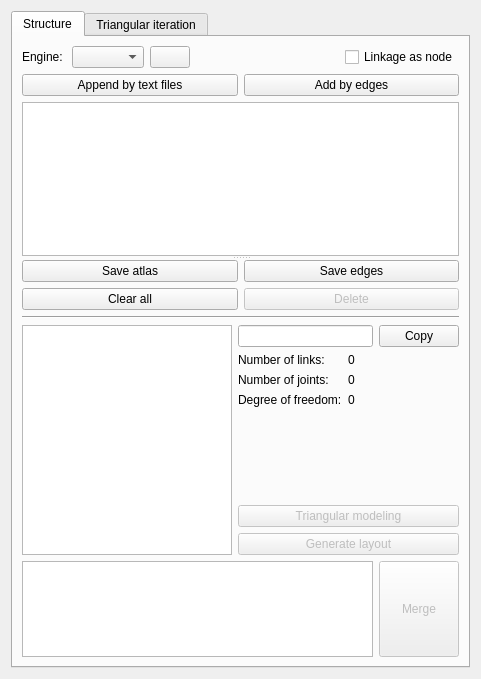
<?xml version="1.0" encoding="UTF-8"?>
<ui version="4.0">
 <class>Form</class>
 <widget class="QWidget" name="Form">
  <property name="geometry">
   <rect>
    <x>0</x>
    <y>0</y>
    <width>481</width>
    <height>679</height>
   </rect>
  </property>
  <property name="windowTitle">
   <string>Form</string>
  </property>
  <property name="windowIcon">
   <iconset resource="../../../icons.qrc">
    <normaloff>:/icons/collections.png</normaloff>:/icons/collections.png</iconset>
  </property>
  <layout class="QVBoxLayout" name="verticalLayout_5">
   <item>
    <widget class="QTabWidget" name="tabWidget">
     <widget class="QWidget" name="structure">
      <attribute name="icon">
       <iconset resource="../../../icons.qrc">
        <normaloff>:/icons/collection-structure.png</normaloff>:/icons/collection-structure.png</iconset>
      </attribute>
      <attribute name="title">
       <string>Structure</string>
      </attribute>
      <layout class="QVBoxLayout" name="verticalLayout_4">
       <item>
        <layout class="QHBoxLayout" name="horizontalLayout">
         <item>
          <widget class="QLabel" name="graph_engine_text">
           <property name="text">
            <string>Engine: </string>
           </property>
          </widget>
         </item>
         <item>
          <widget class="QComboBox" name="graph_engine">
           <property name="statusTip">
            <string>Layout engine from NetworkX and Pydot (Graphviz).</string>
           </property>
           <property name="currentIndex">
            <number>-1</number>
           </property>
          </widget>
         </item>
         <item>
          <widget class="QPushButton" name="reload_atlas">
           <property name="toolTip">
            <string>Add to collection.</string>
           </property>
           <property name="text">
            <string/>
           </property>
           <property name="icon">
            <iconset resource="../../../icons.qrc">
             <normaloff>:/icons/dataupdate.png</normaloff>:/icons/dataupdate.png</iconset>
           </property>
          </widget>
         </item>
         <item>
          <spacer name="horizontalSpacer">
           <property name="orientation">
            <enum>Qt::Horizontal</enum>
           </property>
           <property name="sizeHint" stdset="0">
            <size>
             <width>40</width>
             <height>20</height>
            </size>
           </property>
          </spacer>
         </item>
         <item>
          <widget class="QCheckBox" name="graph_link_as_node">
           <property name="statusTip">
            <string>Show the edges as nodes.</string>
           </property>
           <property name="text">
            <string>Linkage as node</string>
           </property>
          </widget>
         </item>
        </layout>
       </item>
       <item>
        <layout class="QHBoxLayout" name="horizontalLayout_5">
         <item>
          <widget class="QPushButton" name="add_by_files_button">
           <property name="statusTip">
            <string>Add the chain by edge expression from text files.</string>
           </property>
           <property name="text">
            <string>Append by text files</string>
           </property>
          </widget>
         </item>
         <item>
          <widget class="QPushButton" name="add_by_edges_button">
           <property name="statusTip">
            <string>Add the chain by edge expression.</string>
           </property>
           <property name="text">
            <string>Add by edges</string>
           </property>
          </widget>
         </item>
        </layout>
       </item>
       <item>
        <widget class="QSplitter" name="splitter">
         <property name="orientation">
          <enum>Qt::Vertical</enum>
         </property>
         <widget class="QWidget" name="verticalLayoutWidget_2">
          <layout class="QVBoxLayout" name="verticalLayout_3">
           <item>
            <widget class="QListWidget" name="collection_list">
             <property name="contextMenuPolicy">
              <enum>Qt::CustomContextMenu</enum>
             </property>
             <property name="iconSize">
              <size>
               <width>100</width>
               <height>100</height>
              </size>
             </property>
             <property name="movement">
              <enum>QListView::Static</enum>
             </property>
             <property name="resizeMode">
              <enum>QListView::Adjust</enum>
             </property>
             <property name="spacing">
              <number>3</number>
             </property>
             <property name="viewMode">
              <enum>QListView::IconMode</enum>
             </property>
             <property name="uniformItemSizes">
              <bool>true</bool>
             </property>
            </widget>
           </item>
          </layout>
         </widget>
         <widget class="QWidget" name="verticalLayoutWidget">
          <layout class="QVBoxLayout" name="verticalLayout">
           <item>
            <layout class="QHBoxLayout" name="horizontalLayout_7">
             <item>
              <widget class="QPushButton" name="save_atlas">
               <property name="statusTip">
                <string>Save the atlas to image file.</string>
               </property>
               <property name="text">
                <string>Save atlas</string>
               </property>
               <property name="icon">
                <iconset resource="../../../icons.qrc">
                 <normaloff>:/icons/picture.png</normaloff>:/icons/picture.png</iconset>
               </property>
              </widget>
             </item>
             <item>
              <widget class="QPushButton" name="save_edges">
               <property name="statusTip">
                <string>Save the edges of atlas to text file.</string>
               </property>
               <property name="text">
                <string>Save edges</string>
               </property>
               <property name="icon">
                <iconset resource="../../../icons.qrc">
                 <normaloff>:/icons/properties.png</normaloff>:/icons/properties.png</iconset>
               </property>
              </widget>
             </item>
            </layout>
           </item>
           <item>
            <layout class="QHBoxLayout" name="horizontalLayout_6">
             <item>
              <widget class="QPushButton" name="clear_button">
               <property name="text">
                <string>Clear all</string>
               </property>
               <property name="icon">
                <iconset resource="../../../icons.qrc">
                 <normaloff>:/icons/delete.png</normaloff>:/icons/delete.png</iconset>
               </property>
              </widget>
             </item>
             <item>
              <widget class="QPushButton" name="delete_button">
               <property name="enabled">
                <bool>false</bool>
               </property>
               <property name="statusTip">
                <string>Delete this chain.</string>
               </property>
               <property name="text">
                <string>Delete</string>
               </property>
               <property name="icon">
                <iconset resource="../../../icons.qrc">
                 <normaloff>:/icons/delete.png</normaloff>:/icons/delete.png</iconset>
               </property>
              </widget>
             </item>
            </layout>
           </item>
           <item>
            <widget class="Line" name="line">
             <property name="orientation">
              <enum>Qt::Horizontal</enum>
             </property>
            </widget>
           </item>
           <item>
            <layout class="QHBoxLayout" name="horizontalLayout_2">
             <item>
              <widget class="QListWidget" name="selection_window">
               <property name="minimumSize">
                <size>
                 <width>210</width>
                 <height>230</height>
                </size>
               </property>
               <property name="maximumSize">
                <size>
                 <width>210</width>
                 <height>230</height>
                </size>
               </property>
               <property name="selectionMode">
                <enum>QAbstractItemView::NoSelection</enum>
               </property>
               <property name="iconSize">
                <size>
                 <width>200</width>
                 <height>200</height>
                </size>
               </property>
               <property name="movement">
                <enum>QListView::Static</enum>
               </property>
               <property name="viewMode">
                <enum>QListView::IconMode</enum>
               </property>
              </widget>
             </item>
             <item>
              <widget class="QWidget" name="widget" native="true">
               <property name="maximumSize">
                <size>
                 <width>16777215</width>
                 <height>230</height>
                </size>
               </property>
               <layout class="QVBoxLayout" name="verticalLayout_2">
                <property name="leftMargin">
                 <number>0</number>
                </property>
                <property name="topMargin">
                 <number>0</number>
                </property>
                <property name="rightMargin">
                 <number>0</number>
                </property>
                <property name="bottomMargin">
                 <number>0</number>
                </property>
                <item>
                 <layout class="QHBoxLayout" name="horizontalLayout_3">
                  <item>
                   <widget class="QLineEdit" name="Expression_edges">
                    <property name="readOnly">
                     <bool>true</bool>
                    </property>
                   </widget>
                  </item>
                  <item>
                   <widget class="QPushButton" name="Expression_copy">
                    <property name="statusTip">
                     <string>Copy expression.</string>
                    </property>
                    <property name="text">
                     <string>Copy</string>
                    </property>
                   </widget>
                  </item>
                 </layout>
                </item>
                <item>
                 <layout class="QFormLayout" name="formLayout">
                  <item row="0" column="0">
                   <widget class="QLabel" name="NL_text">
                    <property name="text">
                     <string>Number of links:</string>
                    </property>
                   </widget>
                  </item>
                  <item row="0" column="1">
                   <widget class="QLabel" name="NL">
                    <property name="text">
                     <string>0</string>
                    </property>
                   </widget>
                  </item>
                  <item row="1" column="0">
                   <widget class="QLabel" name="NJ_text">
                    <property name="text">
                     <string>Number of joints:</string>
                    </property>
                   </widget>
                  </item>
                  <item row="1" column="1">
                   <widget class="QLabel" name="NJ">
                    <property name="text">
                     <string>0</string>
                    </property>
                   </widget>
                  </item>
                  <item row="2" column="0">
                   <widget class="QLabel" name="DOF_text">
                    <property name="text">
                     <string>Degree of freedom:</string>
                    </property>
                   </widget>
                  </item>
                  <item row="2" column="1">
                   <widget class="QLabel" name="DOF">
                    <property name="text">
                     <string>0</string>
                    </property>
                   </widget>
                  </item>
                 </layout>
                </item>
                <item>
                 <spacer name="verticalSpacer">
                  <property name="orientation">
                   <enum>Qt::Vertical</enum>
                  </property>
                  <property name="sizeHint" stdset="0">
                   <size>
                    <width>20</width>
                    <height>40</height>
                   </size>
                  </property>
                 </spacer>
                </item>
                <item>
                 <widget class="QPushButton" name="triangle_button">
                  <property name="enabled">
                   <bool>false</bool>
                  </property>
                  <property name="statusTip">
                   <string>Use trangular formula to do dimentional synthesis.</string>
                  </property>
                  <property name="text">
                   <string>Triangular modeling</string>
                  </property>
                  <property name="icon">
                   <iconset resource="../../../icons.qrc">
                    <normaloff>:/icons/collection-triangular-iteration.png</normaloff>:/icons/collection-triangular-iteration.png</iconset>
                  </property>
                 </widget>
                </item>
                <item>
                 <widget class="QPushButton" name="grounded_button">
                  <property name="enabled">
                   <bool>false</bool>
                  </property>
                  <property name="statusTip">
                   <string>Re-layout the grounded chains.</string>
                  </property>
                  <property name="text">
                   <string>Generate layout</string>
                  </property>
                  <property name="icon">
                   <iconset resource="../../../icons.qrc">
                    <normaloff>:/icons/dataupdate.png</normaloff>:/icons/dataupdate.png</iconset>
                  </property>
                 </widget>
                </item>
               </layout>
              </widget>
             </item>
            </layout>
           </item>
           <item>
            <layout class="QHBoxLayout" name="horizontalLayout_4">
             <item>
              <widget class="QListWidget" name="grounded_list">
               <property name="contextMenuPolicy">
                <enum>Qt::CustomContextMenu</enum>
               </property>
               <property name="iconSize">
                <size>
                 <width>150</width>
                 <height>150</height>
                </size>
               </property>
               <property name="movement">
                <enum>QListView::Static</enum>
               </property>
               <property name="resizeMode">
                <enum>QListView::Adjust</enum>
               </property>
               <property name="spacing">
                <number>3</number>
               </property>
               <property name="viewMode">
                <enum>QListView::IconMode</enum>
               </property>
               <property name="uniformItemSizes">
                <bool>true</bool>
               </property>
              </widget>
             </item>
             <item>
              <widget class="QPushButton" name="grounded_merge">
               <property name="enabled">
                <bool>false</bool>
               </property>
               <property name="sizePolicy">
                <sizepolicy hsizetype="Minimum" vsizetype="Expanding">
                 <horstretch>0</horstretch>
                 <verstretch>0</verstretch>
                </sizepolicy>
               </property>
               <property name="statusTip">
                <string>Merge the specified chain to canvas with current layout.</string>
               </property>
               <property name="text">
                <string>Merge</string>
               </property>
               <property name="icon">
                <iconset resource="../../../icons.qrc">
                 <normaloff>:/icons/merge.png</normaloff>:/icons/merge.png</iconset>
               </property>
              </widget>
             </item>
            </layout>
           </item>
          </layout>
         </widget>
        </widget>
       </item>
      </layout>
     </widget>
     <widget class="QWidget" name="triangular_iteration">
      <attribute name="icon">
       <iconset resource="../../../icons.qrc">
        <normaloff>:/icons/collection-triangular-iteration.png</normaloff>:/icons/collection-triangular-iteration.png</iconset>
      </attribute>
      <attribute name="title">
       <string>Triangular iteration</string>
      </attribute>
     </widget>
    </widget>
   </item>
  </layout>
 </widget>
 <resources>
  <include location="../../../icons.qrc"/>
 </resources>
 <connections/>
</ui>
